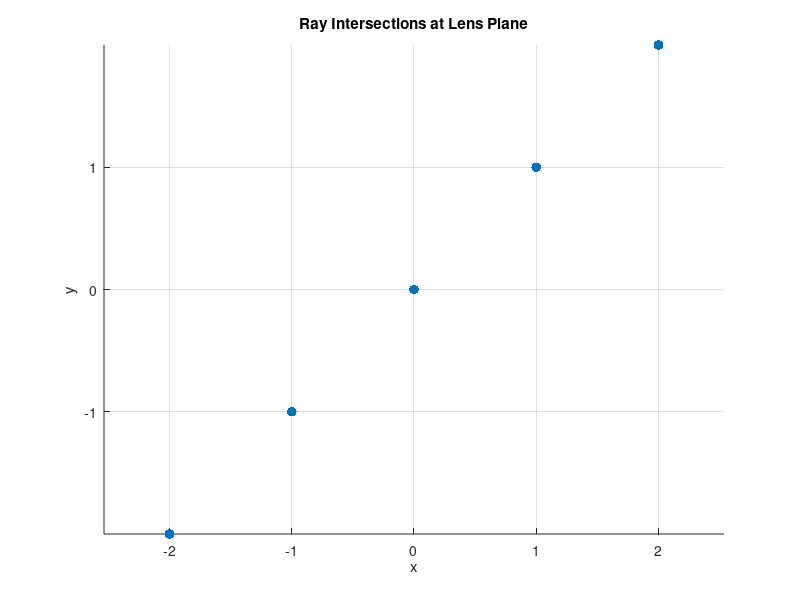
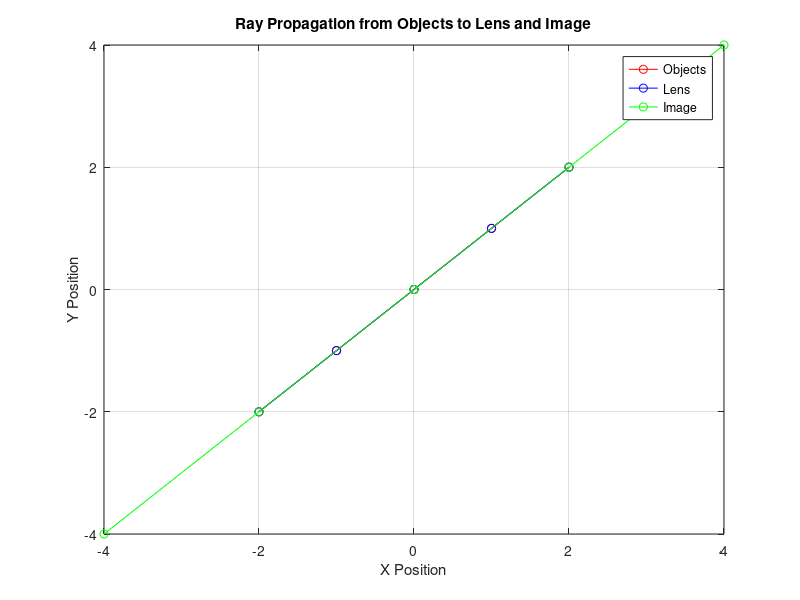
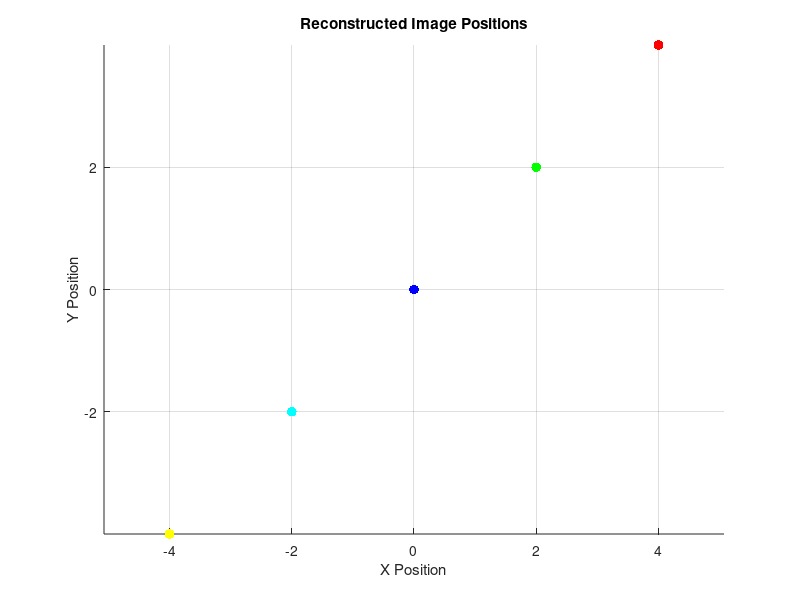

These charts were generated, in order, by the following MATLAB code:
%% MODULE 03 WEEK 2 &&

%% 3D Ray Propogation %%
clear; close all; clc;

d1 = 50;
Fl = 6;
d2 = -Fl; %focuses at infinity
thetaX = deg2rad(0);
thetaY = deg2rad(0);

%Object Matrix
rowsPositionMatrix = [2, thetaX, 2, thetaY, 1, 0, 0; %objects' position in free space
                      1, thetaX, 1, thetaY, 0, 1, 0;
                      0, thetaX, 0, thetaY, 0, 0, 1;
                      -1, thetaX, -1, thetaY, 0, 1, 1;
                      -2, thetaX, -2, thetaY, 1, 1, 0];
PositionMatrix = rowsPositionMatrix'; %each column is an object

%RGB values
r = PositionMatrix(5,:);
g = PositionMatrix(6,:);
b = PositionMatrix(7,:);

%Color Matrix
colors = [r', g', b'];

%Propogation Matricies
M_Fl = [1 d1; 0, 1];
M_Lens = [1 0; -(1/Fl) 1];      %Lens
M_Fi = [1 d2; 0 1];             %Free space to Image
M = M_Fi * M_Lens * M_Fl;
zeroPadding = [0, 0; 0, 0];
M_FL_2D = [M_Fl, zeroPadding; zeroPadding, M_Fl];
M_2D = [M, zeroPadding; zeroPadding, M];

%%Ray Propogation Obj -> Lens -> Lens
ObjectstoLensMatrix = M_FL_2D * PositionMatrix(1:4, :)
ObjectstoImgMatrix = M_2D * PositionMatrix(1:4, :)

%Initial Positions
x0 = PositionMatrix(1,:);
thx0 = PositionMatrix(2,:);
y0 = PositionMatrix(3,:);
thy0 = PositionMatrix(4,:);

%Lens Positions
x_lens = ObjectstoLensMatrix(1,:);
y_lens = ObjectstoLensMatrix(3,:);

%Image Positions
x_img = ObjectstoImgMatrix(1,:);
y_img = ObjectstoImgMatrix(3,:);

%Plots

%Object -> Lens
figure;
scatter(x_lens, y_lens, 50, 'filled')
title('Ray Intersections at Lens Plane');
xlabel('x'); 
ylabel('y'); 
axis equal; 
grid on;

%Object -> Image
figure;
plot(x0, y0, 'ro-', 'DisplayName', 'Objects');
hold on;
plot(x_lens, y_lens, 'bo-', 'DisplayName', 'Lens');
plot(x_img, y_img, 'go-', 'DisplayName', 'Image');
xlabel('X Position');
ylabel('Y Position');
title('Ray Propagation from Objects to Lens and Image');
legend show;
grid on;

%Reconstructed Image
figure;
scatter(x_img, y_img, 50, colors, 'filled');
title('Reconstructed Image Positions');
xlabel('X Position');
ylabel('Y Position');
axis equal;
grid on;

